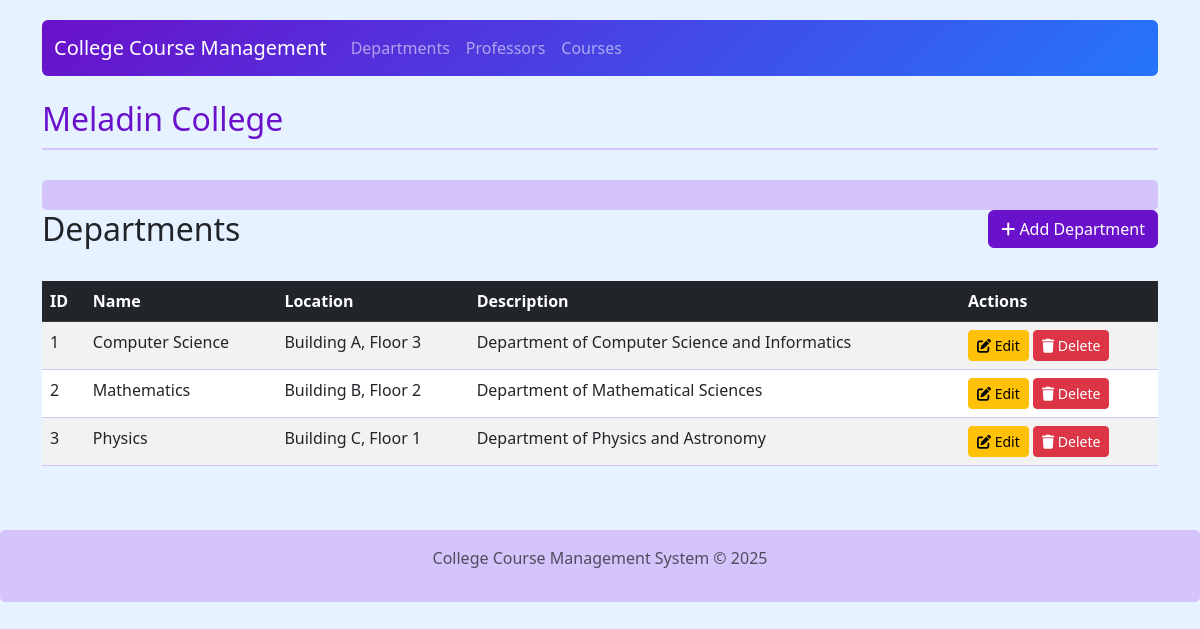
The page /index.php?page=departments on the database its author committed.
### tables this page shows
CREATE TABLE IF NOT EXISTS `departments` (
  `department_id` int(11) NOT NULL AUTO_INCREMENT,
  `name` varchar(100) NOT NULL,
  `location` varchar(100) DEFAULT NULL,
  `description` text DEFAULT NULL,
  PRIMARY KEY (`department_id`)
);

### config/Database.php (called while the page is built, shortened)
<?php
class Database
{
    private $host = "localhost";
    private $username = "root";
    private $password = "";
    private $database = "college";
    private $connection;
    public function __construct()
    {
        try {
            $this->connection = new PDO(
                "mysql:host=$this->host;dbname=$this->database",
                $this->username,
                $this->password
            );
            $this->connection->setAttribute(PDO::ATTR_ERRMODE, PDO::ERRMODE_EXCEPTION);
            $this->connection->setAttribute(PDO::ATTR_DEFAULT_FETCH_MODE, PDO::FETCH_ASSOC);
        } catch (PDOException $e) {
            die("Connection failed: " . $e->getMessage());
        }
    }
    public function prepare($sql)
    {
        return $this->connection->prepare($sql);
    }
    public function executeQuery($query, $params = [])
    {
        try {
            $stmt = $this->prepare($query);
            $stmt->execute($params);
            return $stmt;
        } catch (PDOException $e) {
            die("Query execution failed: " . $e->getMessage());
        }
    }
    public function fetchAll($query, $params = [])
    {
        $stmt = $this->executeQuery($query, $params);
        return $stmt->fetchAll();
    }
}

### viewmodel/DepartmentViewModel.php (called while the page is built, shortened)
<?php
require_once('config/Database.php');
require_once('model/Department.php');
class DepartmentViewModel
{
    private $db;
    private $departments = [];
    public function __construct()
    {
        $this->db = new Database();
        $this->loadDepartments();
    }
    private function loadDepartments()
    {
        $this->departments = [];
        $query = "SELECT * FROM departments ORDER BY name";
        $result = $this->db->fetchAll($query);
        foreach ($result as $row) {
            $department = new Department(
                $row['department_id'],
                $row['name'],
                $row['location'],
                $row['description']
            );
            $this->departments[] = $department;
        }
    }
    public function getDepartments()
    {
        return $this->departments;
    }
    public function bindDepartmentData($departments = null)
    {
        $data = [];
        foreach ($departments as $department) {
            $data[] = [
                'id' => $department->getDepartmentId(),
                'name' => $department->getName(),
                'location' => $department->getLocation(),
                'description' => $department->getDescription()
            ];
        }
        return $data;
    }
}

### model/Department.php (called while the page is built, shortened)
<?php
class Department
{
    private $department_id;
    private $name;
    private $location;
    private $description;
    public function __construct($department_id = "", $name = "", $location = "", $description = "")
    {
        $this->department_id = $department_id;
        $this->name = $name;
        $this->location = $location;
        $this->description = $description;
    }
    public function getDepartmentId()
    {
        return $this->department_id;
    }
    public function getName()
    {
        return $this->name;
    }
    public function getLocation()
    {
        return $this->location;
    }
    public function getDescription()
    {
        return $this->description;
    }
}

### views/department_list.php (the view)
<?php
$departments = $data;
?>
<div class="row mb-4">
    <div class="col">
        <h2>Departments</h2>
    </div>
    <div class="col-auto">
        <a href="index.php?page=departments&action=add" class="btn btn-primary">
            <i class="fas fa-plus"></i> Add Department
        </a>
    </div>
</div>
<?php if (empty($departments)): ?>
<div class="alert alert-info">
    No departments found. Please add a new department.
</div>
<?php else: ?>
<div class="table-responsive">
    <table class="table table-striped table-hover">
        <thead class="table-dark">
            <tr>
                <th>ID</th>
                <th>Name</th>
                <th>Location</th>
                <th>Description</th>
                <th>Actions</th>
            </tr>
        </thead>
        <tbody>
            <?php foreach ($departments as $department): ?>
            <tr>
                <td><?php echo $department['id']; ?></td>
                <td><?php echo htmlspecialchars($department['name']); ?></td>
                <td><?php echo htmlspecialchars($department['location']); ?></td>
                <td><?php echo htmlspecialchars($department['description']); ?></td>
                <td>
                    <a href="index.php?page=departments&action=edit&id=<?php echo $department['id']; ?>" class="btn btn-sm btn-warning">
                        <i class="fas fa-edit"></i> Edit
                    </a>
                    <button onclick="confirmDelete('department', <?php echo $department['id']; ?>)" class="btn btn-sm btn-danger">
                        <i class="fas fa-trash"></i> Delete
                    </button>
                </td>
            </tr>
            <?php endforeach; ?>
        </tbody>
    </table>
</div>
<?php endif; ?>

### views/template/header.php (style rules this page uses)
body { padding-top: 20px; padding-bottom: 40px; background-color: #e6f2ff; }
.btn-primary { background-color: #6a11cb; border-color: #6a11cb; }
.table { border-color: #d4c4fb; }
.table thead { background-color: #e6f2ff; }

### rows shown on the page
departments: department_id "1", name "Computer Science", location "Building A, Floor 3", description "Department of Computer Science and Informatics"
departments: department_id "2", name "Mathematics", location "Building B, Floor 2", description "Department of Mathematical Sciences"
departments: department_id "3", name "Physics", location "Building C, Floor 1", description "Department of Physics and Astronomy"
